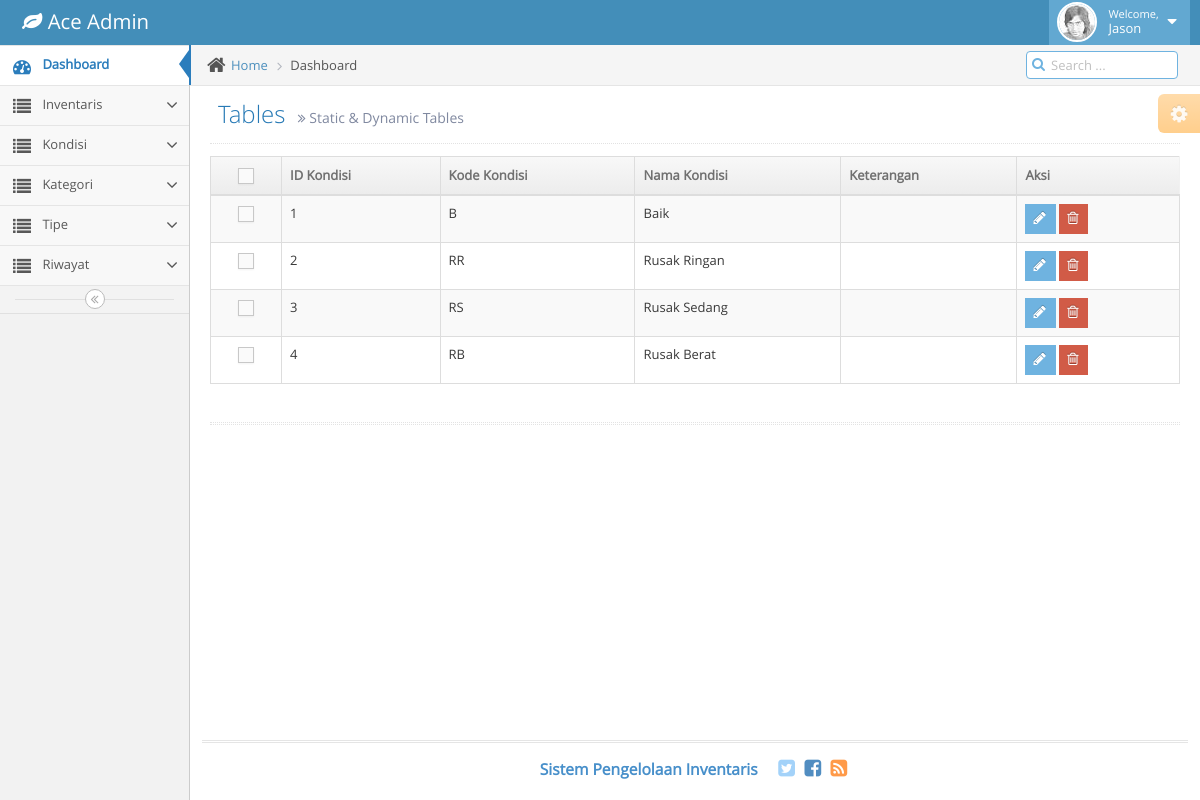
The page /index.php/condition/condition_read on the database its author committed.
### tables this page shows
CREATE TABLE `inv_ref_condition` (
  `cond_id` int(11) NOT NULL AUTO_INCREMENT,
  `cond_code` char(3) DEFAULT NULL,
  `cond_name` varchar(200) DEFAULT NULL,
  `cond_desc` text,
  PRIMARY KEY (`cond_id`)
);

### application/controllers/Condition.php (called while the page is built, shortened)
<?php
class Condition extends CI_Controller {
	public function __construct(){
        $this->load->database();
        $this->load->helper('url');
		$this->load->model('M_condition');
    }
	public function condition_read(){
		$data['cond'] = $this->M_condition->select_all();
		$data['view'] = 'pages/condition_view';
		$this->load->view('index', $data);
	}
}

### index.php (called while the page is built, shortened)
<?php
require_once BASEPATH.'core/CodeIgniter.php';

### application/models/M_condition.php (called while the page is built, shortened)
<?php
class M_condition extends CI_Model
{
	function select_all(){
		$query = $this->db->query("SELECT * FROM inv_ref_condition");
		$result = $query->result();
		return $result;
	}
}

### application/views/pages/condition_view.php (the view, shortened to what this page needs)
<div class="page-header">
							<h1>
								Tables
								<small>
									<i class="ace-icon fa fa-angle-double-right"></i>
									Static &amp; Dynamic Tables
								</small>
							</h1>
						</div>
						<div class="row">
							<div class="col-xs-12">
								<div class="row">
									<div class="col-xs-12">
										<table id="simple-table" class="table table-striped table-bordered table-hover">
											<thead>
												<tr>
													<th class="center">
														<label class="pos-rel">
															<span class="lbl"></span>
														</label>
													</th>
													<th> ID Kondisi </th>
													<th> Kode Kondisi </th>
													<th> Nama Kondisi </th>
													<th> Keterangan </th>
													<th> Aksi </th>
												</tr>
											</thead>
											<tbody>
											<?php foreach ($cond as $conds) { ?>
												<tr>
													<td class="center">
														<label class="pos-rel">
															<span class="lbl"></span>
														</label>
													</td>
													<td><?php echo $conds->cond_id; ?></td>
													<td><?php echo $conds->cond_code; ?></td>
													<td><?php echo $conds->cond_name; ?></td>
													<td><?php echo $conds->cond_desc; ?></td>
													<td>
														<div class="hidden-sm hidden-xs btn-group">
															<a href="<?php echo site_url('condition/condition_edit/'.$conds->cond_id);?>">
																<button class="btn btn-xs btn-info">
																	<i class="ace-icon fa fa-pencil bigger-120"></i>
																</button>
															</a>
															<a href="<?php echo site_url('condition/condition_delete/'.$conds->cond_id);?>">
																<button class="btn btn-xs btn-danger">
																	<i class="ace-icon fa fa-trash-o bigger-120"></i>
																</button>
															</a>
														</div>
													</td>
												</tr>
												<?php } ?>
											</tbody>
										</table>
									</div>
								</div>
								<div class="hr hr-18 dotted hr-double"></div>
							</div>
						</div>

### rows shown on the page
inv_ref_condition: cond_id "1", cond_code "B", cond_name "Baik"
inv_ref_condition: cond_id "2", cond_code "RR", cond_name "Rusak Ringan"
inv_ref_condition: cond_id "3", cond_code "RS", cond_name "Rusak Sedang"
inv_ref_condition: cond_id "4", cond_code "RB", cond_name "Rusak Berat"
